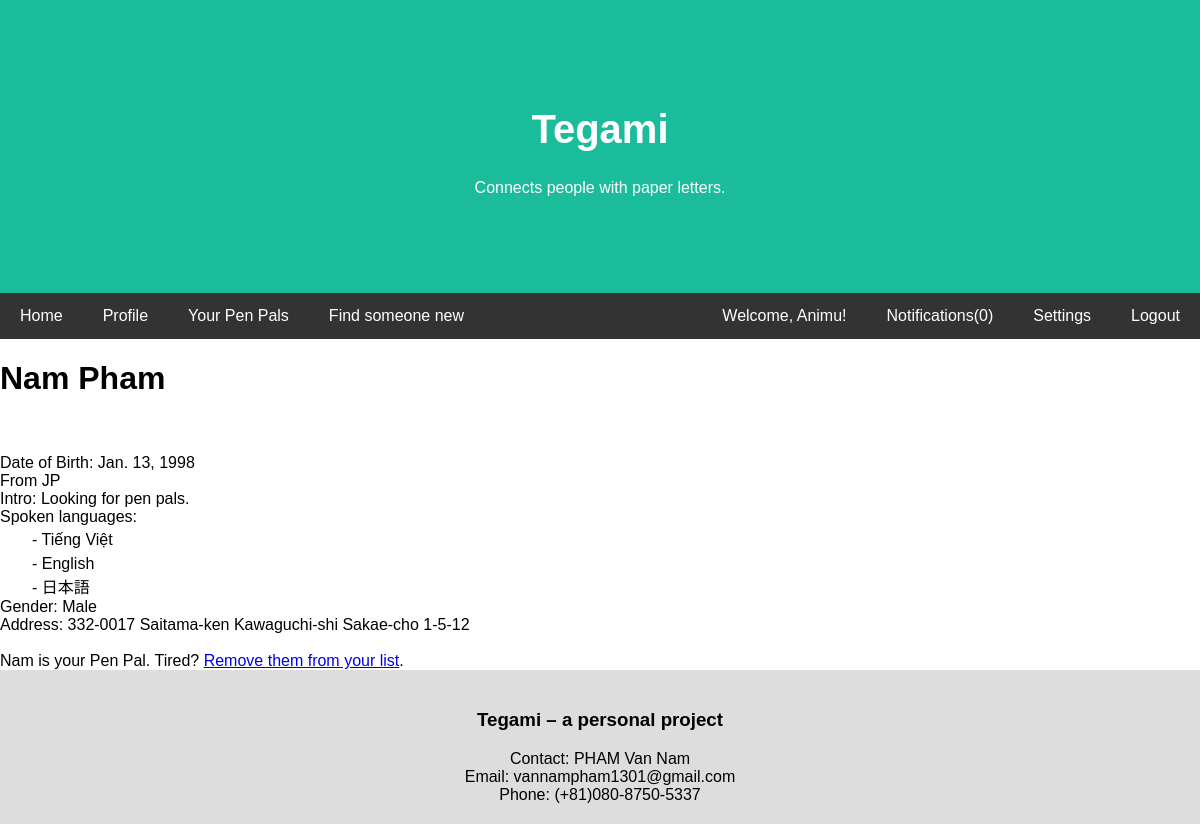
Page /account/profile/vannampham1301/ (signed in) on the committed database.
### userController/models.py (models this page shows, shortened)
class Profile(models.Model):
    user = models.OneToOneField(User, on_delete=models.CASCADE, related_name='profile')
    GENDER_FEMALE = 0
    GENDER_MALE = 1
    GENDER_CHOICES = [(GENDER_FEMALE, 'Female'), (GENDER_MALE, 'Male')]
    gender = models.IntegerField(choices=GENDER_CHOICES, default=GENDER_MALE)
    intro = models.TextField(max_length=500, blank=True)
    COUNTRY_CHOICES = [
        ('VN', 'Vietnam'),
        ('JP', 'Japan')
        ]
    country = models.CharField(max_length=2, choices=COUNTRY_CHOICES, default='JP')
    address = models.CharField(max_length=100, blank=True)
    DoB = models.DateField(null=True, blank=True)
    profile_pic = models.CharField(max_length=500, blank=True)
    spoken_languages= models.CharField(max_length=100, default="en")
    def count_unread_notis(self):
        notis= self.user.notifications.filter(read=False).count()
        return notis
    def languages_get_as_list(self):
        return self.spoken_languages.split(',')

### userController/views.py (the view)
# urls.py: path('profile/<str:username>/', views.profile_other, name='profile_other'),
@login_required
def profile_other(request, username):
    if (username == request.user.username):
        return redirect('profile')
    user= User.objects.get(username=username)
    profile= Profile.objects.get(user=user)
    current_profile= Profile.objects.get(user=request.user)
    try:
        sent_match_request= MatchRequest.objects.get(requester=current_profile, receiver=profile)
    except MatchRequest.DoesNotExist:
        sent_match_request= None
    try:
        received_match_request= MatchRequest.objects.get(requester=profile, receiver=current_profile)
    except MatchRequest.DoesNotExist:
        received_match_request= None
    is_pal= PalList.is_pal(current_profile, profile)
    lang_list= profile.languages_get_as_list()
    lang_list_decoded= []
    for lang in lang_list:
        lang_list_decoded.append(LANGUAGE_CODE[lang])
    context= {
        'profile': profile,
        'sent_request': sent_match_request,
        'received_request': received_match_request,
        'is_pal': is_pal,
        'lang_list': lang_list_decoded
        }
    return render(request, 'basic_interface/profile_other.html', context)

### matching/models.py (called while the page is built)
    @classmethod
    def is_pal(cls, current_profile, target_profile):
        p, created= cls.objects.get_or_create(profile=current_profile)
        if (created == True):
            return 0
        elif target_profile in p.pal_list.all():
            return 1
        return 0

### templates/basic_interface/profile_other.html (shortened to what this page needs)
{% extends "./../common/template.html" %}
{% block content %}
<h1>{{ profile.user.first_name }} {{ profile.user.last_name }}</h1>
<br>
<br>
Date of Birth: {{ profile.DoB }}
<br>
From {{ profile.country }}
<br>
Intro: {{ profile.intro }}
<br>
Spoken languages:
<br>
{% for lang in lang_list %}
　　- {{ lang }} <br>
{% endfor %}
{% if profile.gender == 0 %}
    Gender: Female
{% else %}
    Gender: Male
{% endif %}
<br>
{% if is_pal == 1 %}
    Address: {{ profile.address }}
    <br><br>
    {{ profile.user.first_name }} is your Pen Pal. Tired? <a href="{% url 'matching_remove_confirm' profile.user.username %}">Remove them from your list</a>.
{% elif sent_request %}
    You already sent this user a Pen Pal request on {{ sent_request.time }}. Please be patient.
{% else %}
    Want to write {{ profile.user.first_name }} a letter? <a href="{% url 'matching_confirm' profile.user.username %}">Send Pen Pal request</a>.
{% endif %}
{% endblock %}

### templates/common/template.html (shortened to what this page needs)
<!DOCTYPE html>
<html lang="en">
<head>
{% load static %}
<link rel="stylesheet" href="{% static 'css/styles.css' %}">
</head>
<body>
<a href="{% url 'home' %}" style="text-decoration: none;">
<div class="header">
  <h1>Tegami</h1>
  <p>Connects people with paper letters.</p>
</div></a>
<div class="navbar">
  <a href="{% url 'home' %}">Home</a>
  <a href="{% url 'profile' %}">Profile</a>
  <a href="{% url 'current_pals' %}">Your Pen Pals</a>
  <a href="{% url 'matching_query' %}">Find someone new</a>
  {% if user.is_authenticated %}
    <a href="{% url 'logout' %}" class="right">Logout</a>
    <a href="{% url 'settings' %}" class="right">Settings</a>
    <a href="{% url 'notifications' %}" class="right">Notifications({{ user.profile.count_unread_notis }})</a>
    <a href="{% url 'profile' %}" class="right">Welcome, {{ user.first_name }}!</a>
  {% else %}
    <a href="{% url 'register' %}" class="right">Register</a>
    <a href="{% url 'login' %}" class="right">Login</a>
  {% endif %}
</div>
<div>
    {% block content %}{% endblock %}
</div>
<div class="footer">
  <h3>Tegami – a personal project</h3>
  Contact: PHAM Van Nam <br>
  Email: vannampham1301@gmail.com<br>
  Phone: (+81)080-8750-5337
</div>
</body>
</html>

### static/css/styles.css (style rules this page uses)
* { box-sizing: border-box; }
body { font-family: Arial, Helvetica, sans-serif; margin: 0; }
.header { padding: 80px; text-align: center; background: #1abc9c; color: white; }
.header h1 { font-size: 40px; }
.navbar { overflow: hidden; background-color: #333; position: sticky; position: -webkit-sticky; top: 0; }
.navbar a { float: left; display: block; color: white; text-align: center; padding: 14px 20px; text-decoration: none; }
.navbar a.right { float: right; }
.footer { padding: 20px; text-align: center; background: #ddd; }

### rows in the picture
Profile: user.first_name "Nam", user.last_name "Pham", DoB "Jan. 13, 1998", country "JP", intro "Looking for pen pals.", address "332-0017 Saitama-ken Kawaguchi-shi Sakae-cho 1-5-12"

### other values in the picture
{{ user.profile.count_unread_notis }} "0"
{{ user.first_name }} "Animu"
{{ lang }} "Tiếng Việt" "English" "日本語"
